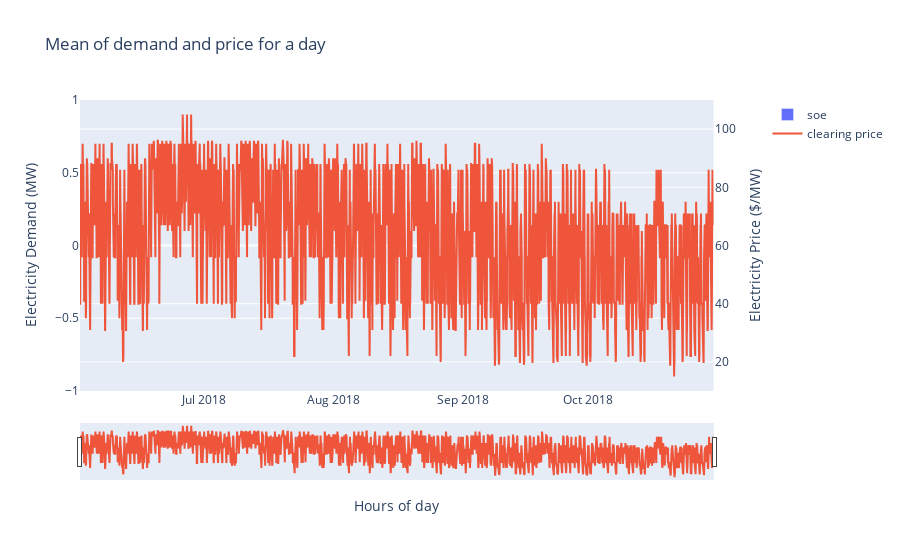

Notebook code for this chart:
### Code cell
fig = make_subplots(specs=[[{"secondary_y": True}]])
fig.add_trace(go.Bar(x=results['timestamp'], y=results['soe'], name='soe'), secondary_y=False)
fig.add_trace(go.Scatter(x=results['timestamp'], y=results['clearing_price'], name='clearing price'), secondary_y=True)

# Add figure title
fig.update_layout(
    title_text="Mean of demand and price for a day",
    xaxis_rangeslider_visible=True,
)

# Set x-axis title
fig.update_xaxes(title_text="Hours of day")

# Set y-axes titles
fig.update_yaxes(title_text="Electricity Demand (MW)", secondary_y=False)
fig.update_yaxes(title_text="Electricity Price ($/MW)", secondary_y=True)

fig.show()

### Figure 1 — Plotly figure (JSON) as saved in the notebook; plotly's stock layout.template omitted (floating-point values rounded to 4 significant figures; data arrays with more than 128 entries replaced by an {"elided": "..."} marker saying what was removed)
{"data": [{"name": "soe", "type": "bar", "x": {"elided": "7288 str values"}, "xaxis": "x", "y": {"elided": "7288 int values"}, "yaxis": "y"}, {"name": "clearing price", "type": "scatter", "x": {"elided": "7288 str values"}, "xaxis": "x", "y": {"elided": "7288 int values"}, "yaxis": "y2"}], "layout": {"title": {"text": "Mean of demand and price for a day"}, "xaxis": {"anchor": "y", "domain": [0, 0.94], "rangeslider": {"visible": true}, "title": {"text": "Hours of day"}}, "yaxis": {"anchor": "x", "domain": [0, 1], "title": {"text": "Electricity Demand (MW)"}}, "yaxis2": {"anchor": "x", "overlaying": "y", "side": "right", "title": {"text": "Electricity Price ($/MW)"}}}}
